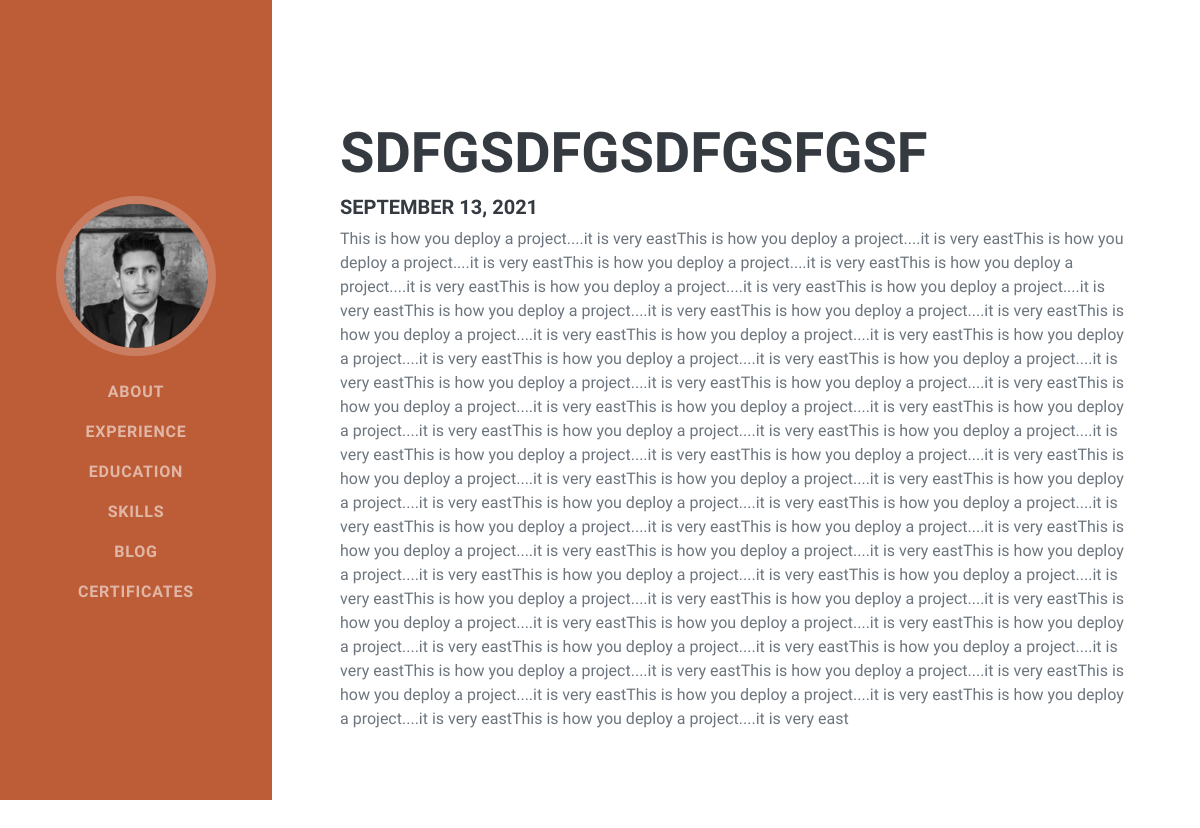
The page /blog/post/12 on the database its author committed.
### personal/models.py (models this page shows)
class Photo(models.Model):
  img = models.ImageField(upload_to='pics/')

class Post(models.Model):
  title = models.CharField(max_length=100)
  body = models.CharField(max_length=1000000)
  created_at = models.DateTimeField(default=datetime.now, blank=True)

### personal/views.py (the view)
# urls.py: path('blog/post/<str:pk>', views.post, name='post')
def post(request, pk):
  photos = Photo.objects.all()
  posts = Post.objects.get(id=pk)
  return render(request, 'post.html', {'photos': photos, 'posts': posts})

### personal/templates/post.html
{% extends 'base.html' %}
{% load static %}
{% block content %}
<section class="resume-section" id="experience">
  <div class="resume-section-content">
    <div class="d-flex flex-column flex-md-row justify-content-between mb-5" style="background-color: white; padding: 20px; margin-top: 20px;">
      <div class="flex-grow-1">
        <h2>{{posts.title}}</h2>
        <h5>{{posts.created_at | date:'F j, Y'}}</h5>
        <p>{{posts.body}}</p>
      </div>
    </div>
  </div>
</section>
{% endblock %}

### personal/templates/base.html (shortened to what this page needs)
{% load static %}
<!DOCTYPE html>
<html lang="en">
    <head>
        <link href="{% static 'css/styles.css' %}" rel="stylesheet" />
    </head>
    <body id="page-top">
        <nav class="navbar navbar-expand-lg navbar-dark bg-primary fixed-top" id="sideNav">
            <a class="navbar-brand js-scroll-trigger" href="#page-top">
                <span class="d-none d-lg-block">
                    {% for photo in photos %}
                    <img class="img-fluid img-profile rounded-circle mx-auto mb-2" src="{{photo.img.url}}" alt="..." />
                    {% endfor %}
                </span>
            </a>
            <div class="collapse navbar-collapse" id="navbarResponsive">
                <ul class="navbar-nav">
                    <li class="nav-item"><a class="nav-link js-scroll-trigger" href="/#about">About</a></li>
                    <li class="nav-item"><a class="nav-link js-scroll-trigger" href="/#experience">Experience</a></li>
                    <li class="nav-item"><a class="nav-link js-scroll-trigger" href="/#education">Education</a></li>
                    <li class="nav-item"><a class="nav-link js-scroll-trigger" href="/#skills">Skills</a></li>
                    <li class="nav-item"><a class="nav-link js-scroll-trigger" href="/blog">Blog</a></li>
                    <li class="nav-item"><a class="nav-link js-scroll-trigger" href="/#certificates">Certificates</a></li>
                </ul>
            </div>
        </nav>
{% block content %}
{% endblock %}
    </body>
</html>

### rows shown on the page
Photo: img (picture)
Post: title "SDFGSDFGSDFGSFGSF", created_at "SEPTEMBER 13, 2021", body "This is how you deploy a project....it is very eastThis is how you deploy a project....it is very eastThis is how you deploy a project....it is very eastThis is how you deploy a project....it is very eastThis is how you deploy a project....it is very eastThis is how you deploy a project....it is very eastThis is how you deploy a project....it is very eastThis is how you deploy a project....it is very eastThis is how you deploy a project....it is very eastThis is how you deploy a project....it is very eastThis is how you deploy a project....it is very eastThis is how you deploy a project....it is very eastThis is how you deploy a project....it is very eastThis is how you deploy a…"
